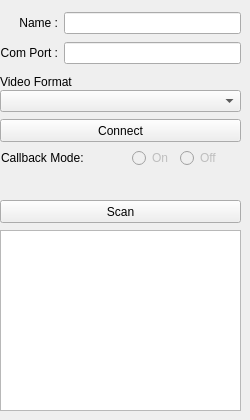
      <widget class="QWidget" name="tab_LocalCamera">
       <attribute name="title">
        <string>Local Camera</string>
       </attribute>
       <widget class="QWidget" name="gridLayoutWidget">
        <property name="geometry">
         <rect>
          <x>0</x>
          <y>10</y>
          <width>241</width>
          <height>58</height>
         </rect>
        </property>
        <layout class="QGridLayout" name="gridLayout_LocalCamera">
         <item row="0" column="0">
          <widget class="QLabel" name="label_LocalCameraNameTitle">
           <property name="text">
            <string>Name :</string>
           </property>
           <property name="alignment">
            <set>Qt::AlignRight|Qt::AlignTrailing|Qt::AlignVCenter</set>
           </property>
          </widget>
         </item>
         <item row="1" column="0">
          <widget class="QLabel" name="label_LocalCameraComPort">
           <property name="text">
            <string>Com Port :</string>
           </property>
           <property name="alignment">
            <set>Qt::AlignRight|Qt::AlignTrailing|Qt::AlignVCenter</set>
           </property>
          </widget>
         </item>
         <item row="0" column="1">
          <widget class="QLineEdit" name="lineEdit_LocalCameraName"/>
         </item>
         <item row="1" column="1">
          <widget class="QLineEdit" name="lineEdit_LocalCameraPort"/>
         </item>
        </layout>
       </widget>
       <widget class="QPushButton" name="pushButton_LocalCameraConnect">
        <property name="geometry">
         <rect>
          <x>0</x>
          <y>119</y>
          <width>241</width>
          <height>23</height>
         </rect>
        </property>
        <property name="text">
         <string>Connect</string>
        </property>
       </widget>
       <widget class="QPushButton" name="pushButton_LocalCameraScan">
        <property name="geometry">
         <rect>
          <x>0</x>
          <y>200</y>
          <width>241</width>
          <height>23</height>
         </rect>
        </property>
        <property name="text">
         <string>Scan</string>
        </property>
       </widget>
       <widget class="QListWidget" name="listWidget_LocalCameraList">
        <property name="geometry">
         <rect>
          <x>0</x>
          <y>230</y>
          <width>241</width>
          <height>181</height>
         </rect>
        </property>
       </widget>
       <widget class="QLabel" name="label_LocalCameraVideoFormat">
        <property name="geometry">
         <rect>
          <x>0</x>
          <y>76</y>
          <width>241</width>
          <height>12</height>
         </rect>
        </property>
        <property name="text">
         <string>Video Format</string>
        </property>
       </widget>
       <widget class="QComboBox" name="comboBox_LocalCameraVideoFormat">
        <property name="geometry">
         <rect>
          <x>0</x>
          <y>90</y>
          <width>241</width>
          <height>22</height>
         </rect>
        </property>
       </widget>
       <widget class="QRadioButton" name="radioButton_CallbackModeOff">
        <property name="enabled">
         <bool>false</bool>
        </property>
        <property name="geometry">
         <rect>
          <x>180</x>
          <y>150</y>
          <width>51</width>
          <height>16</height>
         </rect>
        </property>
        <property name="text">
         <string>Off</string>
        </property>
       </widget>
       <widget class="QRadioButton" name="radioButton_CallbackModeOn">
        <property name="enabled">
         <bool>false</bool>
        </property>
        <property name="geometry">
         <rect>
          <x>132</x>
          <y>150</y>
          <width>51</width>
          <height>16</height>
         </rect>
        </property>
        <property name="text">
         <string>On</string>
        </property>
       </widget>
       <widget class="QLabel" name="label_LocalCameraCallbackMode">
        <property name="geometry">
         <rect>
          <x>1</x>
          <y>150</y>
          <width>101</width>
          <height>16</height>
         </rect>
        </property>
        <property name="text">
         <string>Callback Mode: </string>
        </property>
       </widget>
      </widget>
